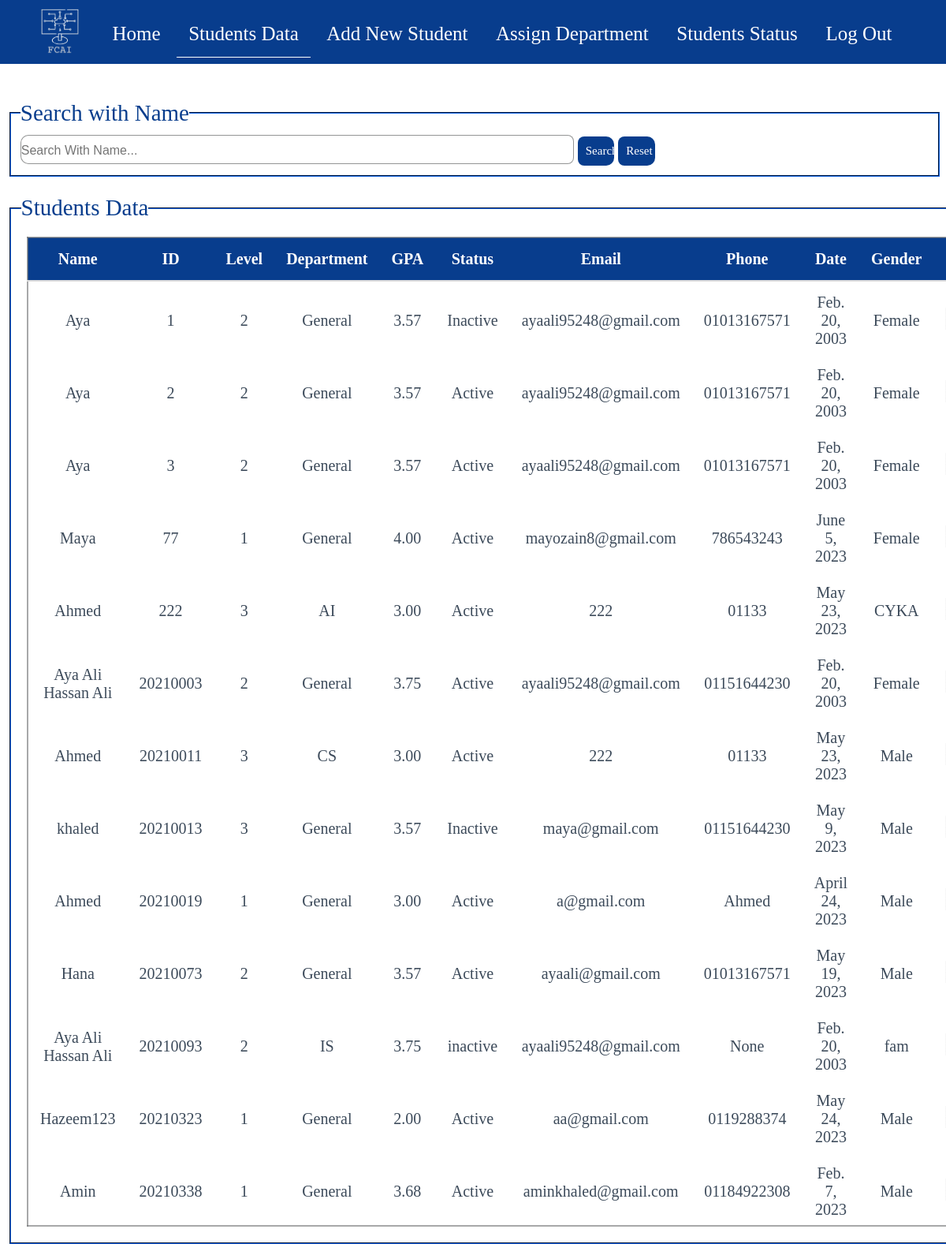
Page /StudentsData/ on the earlier database version.
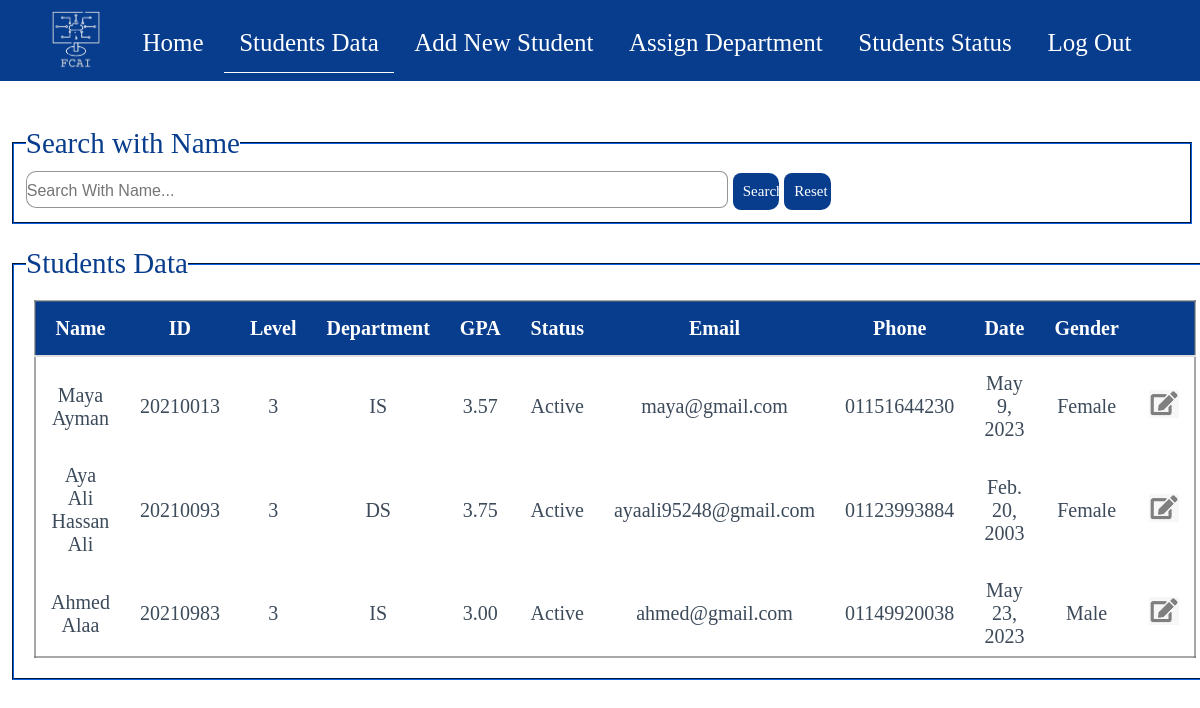
Same page on the later database version.
### students/models.py (models this page shows)
class Student(models.Model):
    levels = (
        (1,1),
        (2,2),
        (3,3),
        (4,4),
    )
    departments = (
        ('General','General'),
        ('IS','IS'),
        ('CS','CS'),
        ('IT','IT'),
        ('AI','AI'),
        ('DS','DS'),
    )
    Name = models.CharField(max_length=255 , null = True)
    ID = models.IntegerField(primary_key=True)
    Level = models.IntegerField(null=True , choices=levels)
    Department = models.CharField(max_length=10,default="General",choices=departments)
    GPA = models.DecimalField(max_digits = 3,decimal_places=2,default=0)
    Status = models.CharField(max_length=8,null=True)
    Email = models.CharField(max_length=50,null=True)
    Phone = models.CharField(max_length=11,null=True)
    BirthDate = models.DateField(null=True)
    Gender = models.CharField(max_length=10,null=True,choices=(('Male', 'Male'), ('Female', 'Female')))

### students/views.py (the view)
# urls.py: path('StudentsData/',views.ShowData, name='ShowData'),
def ShowData(request):
    if request.method == 'GET':
        data = Student.objects.all()
        return render(request, 'studentAffairs/StudentsData.html', {'data': data})

### students/templates/studentAffairs/StudentsData.html (shortened to what this page needs)
<!DOCTYPE html>
{% load static %}
{% include 'pageParts/navbar.html' %}
{% block content %}
<html lang="en">
    <head>
    </head>
    <body>
        <br><br>
        <fieldset class="Studentdata-field">
            <legend >
                Search with Name
            </legend>
                <div id="searchbar">
                    <input type="text" id="searchB" name="search_field" placeholder="Search With Name...">
                    <button type="submit" id="SDatasubmit" >Search</button>
                    <button type="reset" id="SDatareset" >Reset</button>
                </div>
        </fieldset>
        <br>
        <fieldset class="Studentdata-field">
            <legend>Students Data</legend>
            <table >
                <thead>
                    <tr>
                        <th>Name</th>
                        <th>ID</th>
                        <th>Level</th>
                        <th>Department</th>
                        <th>GPA</th>
                        <th>Status</th>
                        <th>Email</th>
                        <th>Phone</th>
                        <th>Date</th>
                        <th>Gender</th>
                        <th></th>
                    </tr>
                </thead>
                <tbody id="SDatadata">
                    {% for item in data %}
                    <tr>
                        <td>{{item.Name}}</td>
                        <td>{{item.ID}}</td>
                        <td>{{item.Level}}</td>
                        <td>{{item.Department}}</td>
                        <td>{{item.GPA}}</td>
                        <td>{{item.Status}}</td>
                        <td>{{item.Email}}</td>
                        <td>{{item.Phone}}</td>
                        <td>{{item.BirthDate}}</td>
                        <td>{{item.Gender}}</td>
                        <td>
                        <a href = "Edit/{{item.ID}}">
                            <img src ="{% static 'images/edit.jpg' %}">
                        </a></td>
                    </tr>
                    {% endfor %}
                </tbody>
            </table>
        </fieldset>
    </body>
</html>
{% endblock content %}

### students/templates/pageParts/navbar.html (shortened to what this page needs)
{% load static %}
<head>
    <link rel="stylesheet" href="{% static 'css/style.css'%}">
</head>
<body>
    <nav id="homeNav">
        <div class="logo">
            <a href= "{% url 'homePage' %}">
                <img src="{% static 'images/logo.png' %}" alt="My Logo">
            </a>
        </div>
        <ul>
            <li><a href= "{% url 'homePage' %}" class="nav-link">Home</a></li>
            <li><a href= "{% url 'ShowData' %}" class="nav-link">Students Data</a></li>
            <li><a href= "{% url 'addStudentPage' %}" class="nav-link">Add New Student</a></li>
            <li><a href= "{% url 'departmentPage' %}" class="nav-link">Assign Department</a></li>
            <li><a href= "{% url 'statusPage' %}" class="nav-link">Students Status</a></li>
            <li><a href= "{% url 'mainPage' %}" class="nav-link">Log Out</a></li>
        </ul>
    </nav>
</body>

### students/static/css/style.css (style rules this page uses)
* { margin: 0; padding: 0; font-size: 20px; }
nav { font-family: Arial, sans-serif; font-size: 50px; background-color: #083d8d; width: 100%; text-align: center; position: relative; }
nav ul { display: inline-block; justify-content: space-between; padding: 8px; margin: 0px; }
nav ul li { display: inline-block; }
nav ul li a { display: inline-block; font-family: "Times New Roman"; font-size: 25px; padding: 15px; text-decoration: none; color: #ffffff; border-bottom: 1px solid #083d8d; }
nav ul li a:hover, nav ul li a.active { border-bottom: 1px solid #fff; }
.Studentdata-field legend { margin-left: 1%; }
#searchbar , #searchBarDep { margin-left: 1%; margin-top: 1%; margin-bottom: 1%; }
#searchbar button { padding: 10px; border: none; border-top-right-radius: 10px; border-bottom-right-radius: 10px; font-size: 15px; font-weight: 300; background-color: #083d8d; color: white; }
#searchbar input { border: 1px solid #6c6d6eb9; border-width: 1px; border-top-left-radius: 10px; border-bottom-left-radius: 10px; height: 35px; width: 700px; outline: none; }
button[type="submit"] { width: 4%; border-radius: 8px; font-family: "Times New Roman", Times, serif; }
button[type="reset"] { width: 4%; border-radius: 8px; font-family: "Times New Roman", Times, serif; }
table { border-collapse: collapse; border: 2px solid #7172749d; width: 95%; margin: 20px; }
table tr th { padding: 15px; color: #ffffff; border-bottom: 2px solid #ddd; background-color: #083d8d; text-align: center; }
table tr td { padding: 15px; padding-bottom: 8px; text-align: center; color: #3c4a5a; }
table tr td img { width: 30px; }
fieldset { border-color: #083d8d; margin-left: 12px; margin-right: 8px; }
legend { color: #083d8d; font-size: 29px; }
::placeholder { font-size: 16px; }
#searchB { border-radius: 8px; }
.logo { display: inline-block; vertical-align: middle; margin-top: 10px; }
.logo img { height: 60px; width: auto; }

Differences in the rows shown:
removed Student: Name "Aya", ID "1", Level "2", Department "General", GPA "3.57", Status "Inactive", Email "ayaali95248@gmail.com", Phone "01013167571", BirthDate "Feb. 20, 2003", Gender "Female"
removed Student: Name "Aya", ID "2", Level "2", Department "General", GPA "3.57", Status "Active", Email "ayaali95248@gmail.com", Phone "01013167571", BirthDate "Feb. 20, 2003", Gender "Female"
removed Student: Name "Aya", ID "3", Level "2", Department "General", GPA "3.57", Status "Active", Email "ayaali95248@gmail.com", Phone "01013167571", BirthDate "Feb. 20, 2003", Gender "Female"
removed Student: Name "Maya", ID "77", Level "1", Department "General", GPA "4.00", Status "Active", Email "mayozain8@gmail.com", Phone "786543243", BirthDate "June 5, 2023", Gender "Female"
removed Student: Name "Ahmed", ID "222", Level "3", Department "AI", GPA "3.00", Status "Active", Email "222", Phone "01133", BirthDate "May 23, 2023", Gender "CYKA"
removed Student: Name "Aya Ali Hassan Ali", ID "20210003", Level "2", Department "General", GPA "3.75", Status "Active", Email "ayaali95248@gmail.com", Phone "01151644230", BirthDate "Feb. 20, 2003", Gender "Female"
removed Student: Name "Ahmed", ID "20210011", Level "3", Department "CS", GPA "3.00", Status "Active", Email "222", Phone "01133", BirthDate "May 23, 2023", Gender "Male"
removed Student: Name "Ahmed", ID "20210019", Level "1", Department "General", GPA "3.00", Status "Active", Email "a@gmail.com", Phone "Ahmed", BirthDate "April 24, 2023", Gender "Male"
removed Student: Name "Hana", ID "20210073", Level "2", Department "General", GPA "3.57", Status "Active", Email "ayaali@gmail.com", Phone "01013167571", BirthDate "May 19, 2023", Gender "Male"
removed Student: Name "Hazeem123", ID "20210323", Level "1", Department "General", GPA "2.00", Status "Active", Email "aa@gmail.com", Phone "0119288374", BirthDate "May 24, 2023", Gender "Male"
removed Student: Name "Amin", ID "20210338", Level "1", Department "General", GPA "3.68", Status "Active", Email "aminkhaled@gmail.com", Phone "01184922308", BirthDate "Feb. 7, 2023", Gender "Male"
changed Student "maya@gmail.com": Name "khaled" → "Maya Ayman"; Department "General" → "IS"; Status "Inactive" → "Active"; Gender "Male" → "Female"
changed Student "Aya Ali Hassan Ali": Level "2" → "3"; Department "IS" → "DS"; Status "inactive" → "Active"; Phone "None" → "01123993884"; Gender "fam" → "Female"
added Student: Name "Ahmed Alaa", ID "20210983", Level "3", Department "IS", GPA "3.00", Status "Active", Email "ahmed@gmail.com", Phone "01149920038", BirthDate "May 23, 2023", Gender "Male"
